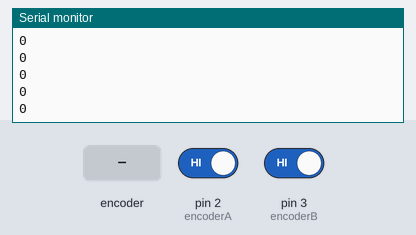
Bench run of a sketch on a simulated Arduino Uno, built with avr-gcc and run on an emulated ATmega328P. Parts: the last lines printed to the serial monitor. Inputs (shaded band) come from the test bench; at power-on: pin 2 (encoderA) HIGH, pin 3 (encoderB) HIGH.

Above: at 1.2 s.
1.3 s: rotary encoder on pin 2 (encoderA) / pin 3 (encoderB) turned 1 step (first pin leading)
At 1.8 s:
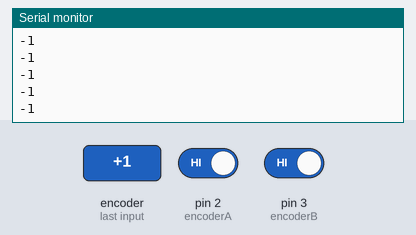
3.0 s: rotary encoder on pin 2 (encoderA) / pin 3 (encoderB) turned 1 step (first pin leading)
At 3.7 s:
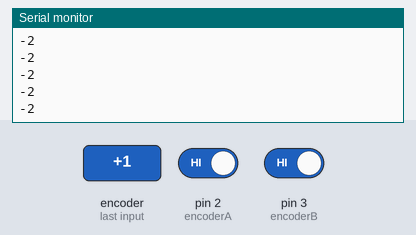
Timing chart, 0 to 6.0 s (numbered marks = the images above; inputs shaded):
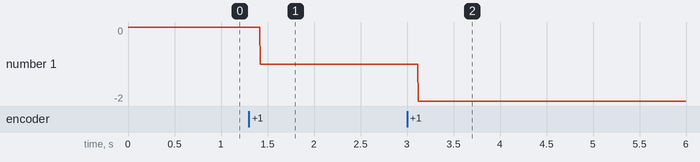

Measured:
- after the input at 1.3 s, the serial monitor: prints a new line after 0.12 s (image 1)
- after the input at 3.0 s, the serial monitor: prints a new line after 0.12 s (image 2)
- plotted number 1: 0 → -1 after the input at 1.3 s, -1 → -2 after the input at 3.0 s

The sketch:

1Encoder_Counts.ino
```cpp
/*
  Connections
  M1A - motor wire
  M1B - motor wire
  V+ battery +ve
  V- bettery -ve

  DIR1 - D4
  PWM1- D5
  GND - GND

  Encoder
  1 & 2nd pin - empty
  Pin 3- 5V
  Pin 4- GND
  Pin 5 - D2
  Pin 6- D3
*/

volatile long pulseCount = 0;

int encoderA = 2;
int encoderB = 3;

void setup(){
  pinMode(encoderA, INPUT_PULLUP);
  pinMode(encoderB, INPUT_PULLUP);

  attachInterrupt(digitalPinToInterrupt(encoderA), countPulse, RISING);

  Serial.begin(9600);
}

void loop(){
  Serial.println(pulseCount);
  // delay(200);
}

void countPulse(){
 /* if(digitalRead(encoderB)==LOW){
    pulseCount++;
  } else {
    pulseCount--;
  } */

  int A = digitalRead(encoderA);
  int B = digitalRead(encoderB);

  if(A==B) pulseCount++;
  else pulseCount--;

}
```
